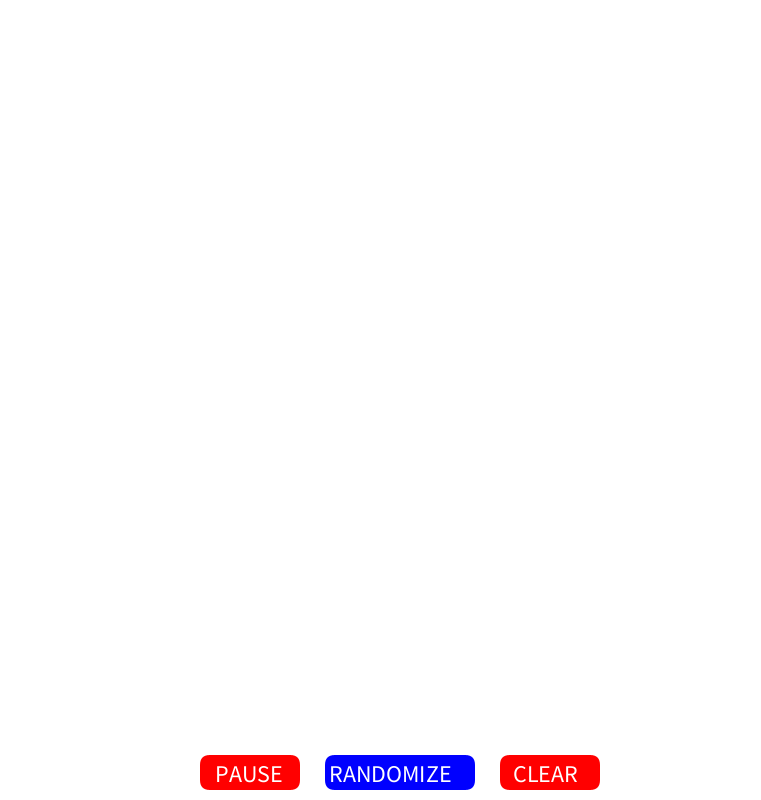
Frame 1 (no input)
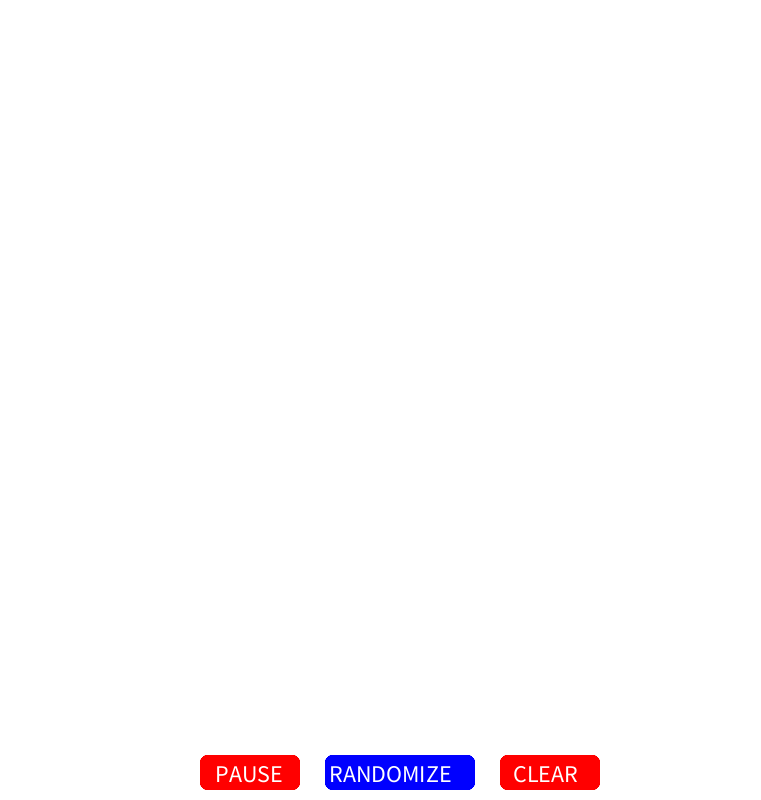
Frame 60 (the mouse pressed at the canvas centre just before this capture)
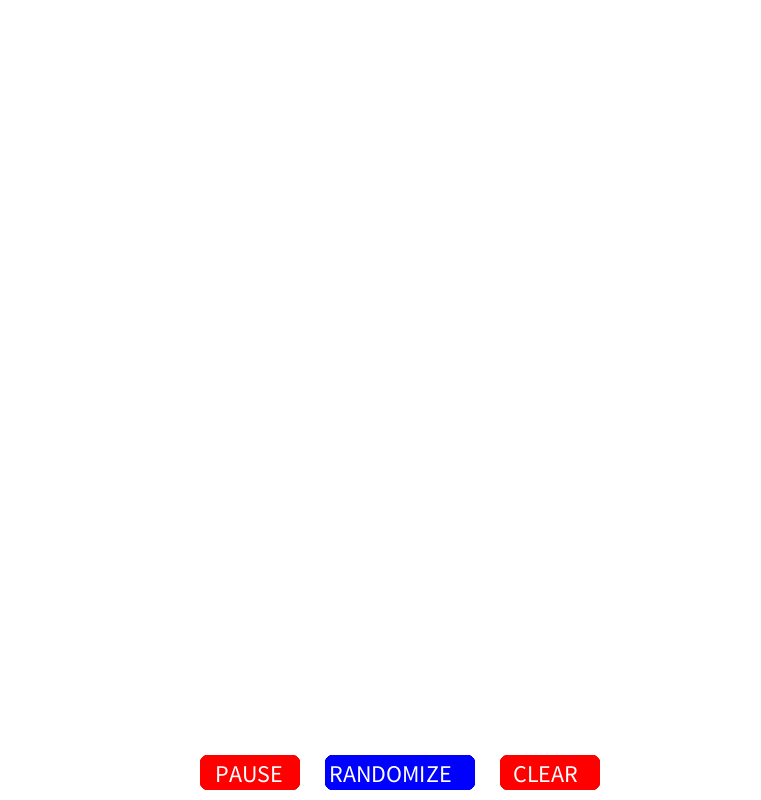
Frame 120 (the mouse held since frame 60 and released just before this capture)

The Processing sketch that drew these frames (run headless with seeded random() and noise(); from frame 60 on, the mouse is pressed at the canvas centre):

// Processing sketch: GameOfLife
// ── GameOfLife.pde
//Implementation of Conway's Game of Life

/*
Rules:
  1. > 3 neighbors: dies of overcrowding
  2. < 2 neighbors: dies of under-population
  3. 2 - 3 neighbors: survives
  4. exactly 3 neighbors: new cell spawns  
*/

int cols = 75;
int rows = 75;
int state1 = 0, state2 = 0, state3 = 0, state4 = 0;
boolean[][] board = new boolean[cols][rows];
int tempsum;
int count;
boolean pause = false;

void setup() {
  background(255);
  size(761, 800);
  for (int i = 0; i < cols; i++) {
    for (int j = 0; j < rows; j++) {
      board[i][j] = false;
    }
  }
}

void draw() {
  
  if (mousePressed && mouseY < 751){
    if (state1 == 0){
      board[(int) mouseX / 10][(int) mouseY / 10] = !board[(int) mouseX / 10][(int) mouseY / 10];
      state1 = 1;
    }
  }
  else{
    state1 = 0;
  }
  

  for (int i = 0; i < cols; i++) {
    for (int j = 0; j < rows; j++) {
      stroke(255);
      if (board[i][j]){
        fill(0);
      }
      else{
        fill(255);
      }
      rect(i * 10, j * 10, 10, 10);
      
      //prints 2D array
//      if (board[i][j]){
//        print("1");
//      }
//      else if (!board[i][j]){
//        print("0");
//      }
        
//      if (!run){
//        count = neighborcount(i, j);
//          
//        if (count < 2){
//          temp[i][j] = false;
//        }
//        else if (count > 3){
//          temp[i][j] = false;
//        }
//        else if (count == 3 && !board[i][j]){
//          temp[i][j] = true;
//        }
//        else{
//          temp[i][j] = true;
//        }
//      }
    }
  }
  
  print("\n");
  
  if ((mousePressed && mouseY > 751 && mouseX > 200 && mouseX < 300) || (keyPressed && keyCode == 32)){
    if (state2 == 0){
      pause = !pause;
      fill(255);
      rect(200, 755, 100, 35);
      fill(0, 255, 0);
      noStroke();
      rect(200, 755, 100, 35, 10);
      fill(0);
      textSize(24);
      text("PLAY", 223, 782);
      state2 = 1;
    }
  }
  else{
    state2 = 0;
  }
  
  
  if (mousePressed && mouseY > 751 && mouseX > 325 && mouseX < 475){
    if (state3 == 0){
      for (int i = 0; i < cols; i++) {
        for (int j = 0; j < rows; j++) {
          int random = int(random(0, 2));
          if (random == 0){
            board[i][j] = false;
          }
          else if (random == 1){
            board[i][j] = true;
          }
        }
      }
      state3 = 1;
    }
  }
  else{
    state3 = 0;
  }
  
  if (mousePressed && mouseY > 751 && mouseX > 500 && mouseX < 600){
    if (state4 == 0){
      for (int i = 0; i < cols; i++) {
        for (int j = 0; j < rows; j++) {
          board[i][j] = false;
        }
      }
      state4 = 1;
    }
  }
  else{
    state4 = 0;
  }
  
  if (!pause){
    fill(255, 0, 0);
    noStroke();
    rect(200, 755, 100, 35, 10);
    fill(255);
    textSize(24);
    text("PAUSE", 215, 782);
    
    fill(0, 0, 255);
    noStroke();
    rect(325, 755, 150, 35, 10);
    fill(255);
    text("RANDOMIZE", 329, 782);
    
    fill(255, 0, 0);
    noStroke();
    rect(500, 755, 100, 35, 10);
    fill(255);
    text("CLEAR", 513, 782);
    update_world();
  }
  
}

boolean retrieve_state(int x, int y) {
  // Retrieve matrix cell value with overflow/underflow detection
  if (x < 0 || x >= cols || y < 0 || y >= rows){
    return false;
  }
  if (board[x][y]){
    return true;
  }
  else{
    return false;
  }
}

void update_world() {
  boolean[][] temp = new boolean[cols][rows];
  for (int i = 0; i < cols; i++){
    for (int j = 0; j < rows; j++){
      temp[i][j] = update_cell(i, j);
    }
  }
  board = temp;
}

boolean update_cell(int x, int y) {
  int count = neighborcount(x, y);
  if (count < 2){
    return false;
  }
  else if (count > 3){
    return false;
  }
  else if (count == 3){
    return true;
  }
  return board[x][y];
}

int neighborcount(int x, int y) {
  int neighborcount = 0;
  if (retrieve_state(x - 1, y - 1)){
    neighborcount++;
  }
  if (retrieve_state(x + 0, y - 1)){
    neighborcount++;
  }
  if (retrieve_state(x + 1, y - 1)){
    neighborcount++;
  }
  if (retrieve_state(x - 1, y + 0)){
    neighborcount++;
  }
  if (retrieve_state(x + 1, y + 0)){
    neighborcount++;
  }
  if (retrieve_state(x - 1, y + 1)){
    neighborcount++;
  }
  if (retrieve_state(x + 0, y + 1)){
    neighborcount++;
  }
  if (retrieve_state(x + 1, y + 1)){
    neighborcount++;
  }
  return neighborcount;
}
